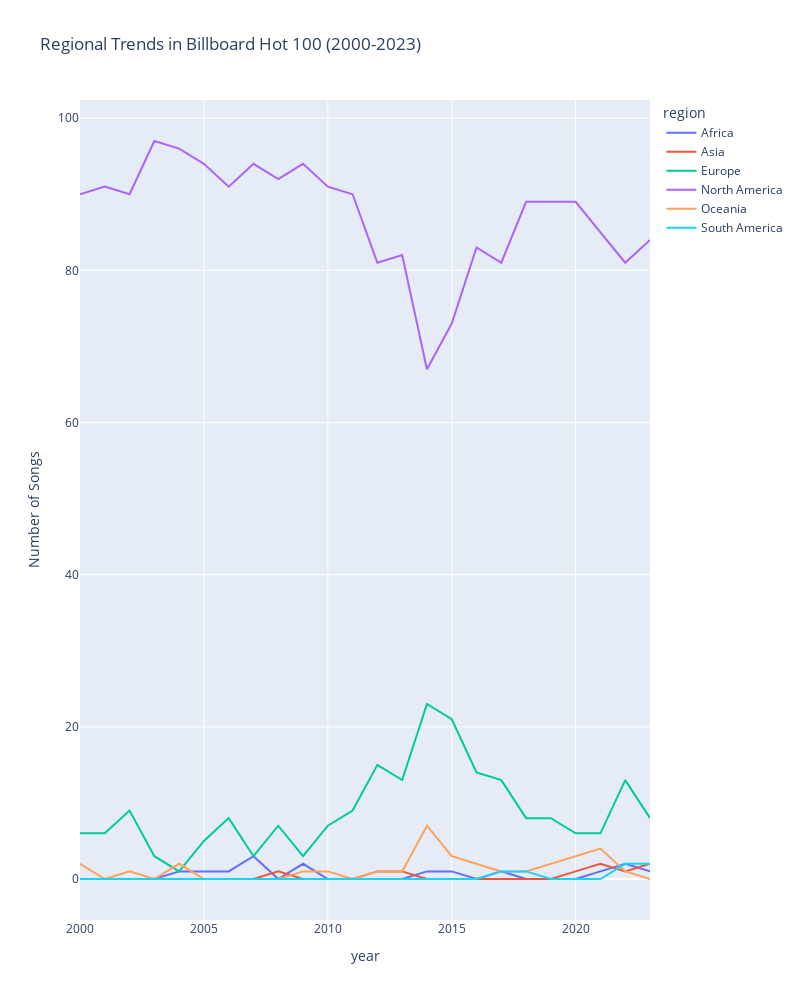

This figure's notebook cell:
### Markdown cell above
Now let's visualize the trends over 24 years with `plotly`.

### Code cell
fig = px.line(region_trends, x=region_trends.index, y=region_trends.columns,
              labels={'value': 'Number of Songs', 'variable': 'Region'},
              title='Regional Trends in Billboard Hot 100 (2000-2023)')
fig.update_layout(
    width=800, 
    height=1000)
fig.show()

### Figure 1 — Plotly figure (JSON) as saved in the notebook; plotly's stock layout.template omitted (floating-point values rounded to 4 significant figures)
{"data": [{"hovertemplate": "region=Africa<br>year=%{x}<br>Number of Songs=%{y}<extra></extra>", "legendgroup": "Africa", "line": {"color": "#636efa", "dash": "solid"}, "marker": {"symbol": "circle"}, "mode": "lines", "name": "Africa", "orientation": "v", "showlegend": true, "type": "scatter", "x": [2000, 2001, 2002, 2003, 2004, 2005, 2006, 2007, 2008, 2009, 2010, 2011, 2012, 2013, 2014, 2015, 2016, 2017, 2018, 2019, 2020, 2021, 2022, 2023], "xaxis": "x", "y": [0, 0, 0, 0, 1, 1, 1, 3, 0, 2, 0, 0, 0, 0, 1, 1, 0, 1, 0, 0, 0, 1, 2, 1], "yaxis": "y"}, {"hovertemplate": "region=Asia<br>year=%{x}<br>Number of Songs=%{y}<extra></extra>", "legendgroup": "Asia", "line": {"color": "#EF553B", "dash": "solid"}, "marker": {"symbol": "circle"}, "mode": "lines", "name": "Asia", "orientation": "v", "showlegend": true, "type": "scatter", "x": [2000, 2001, 2002, 2003, 2004, 2005, 2006, 2007, 2008, 2009, 2010, 2011, 2012, 2013, 2014, 2015, 2016, 2017, 2018, 2019, 2020, 2021, 2022, 2023], "xaxis": "x", "y": [0, 0, 0, 0, 0, 0, 0, 0, 1, 0, 0, 0, 1, 1, 0, 0, 0, 0, 0, 0, 1, 2, 1, 2], "yaxis": "y"}, {"hovertemplate": "region=Europe<br>year=%{x}<br>Number of Songs=%{y}<extra></extra>", "legendgroup": "Europe", "line": {"color": "#00cc96", "dash": "solid"}, "marker": {"symbol": "circle"}, "mode": "lines", "name": "Europe", "orientation": "v", "showlegend": true, "type": "scatter", "x": [2000, 2001, 2002, 2003, 2004, 2005, 2006, 2007, 2008, 2009, 2010, 2011, 2012, 2013, 2014, 2015, 2016, 2017, 2018, 2019, 2020, 2021, 2022, 2023], "xaxis": "x", "y": [6, 6, 9, 3, 1, 5, 8, 3, 7, 3, 7, 9, 15, 13, 23, 21, 14, 13, 8, 8, 6, 6, 13, 8], "yaxis": "y"}, {"hovertemplate": "region=North America<br>year=%{x}<br>Number of Songs=%{y}<extra></extra>", "legendgroup": "North America", "line": {"color": "#ab63fa", "dash": "solid"}, "marker": {"symbol": "circle"}, "mode": "lines", "name": "North America", "orientation": "v", "showlegend": true, "type": "scatter", "x": [2000, 2001, 2002, 2003, 2004, 2005, 2006, 2007, 2008, 2009, 2010, 2011, 2012, 2013, 2014, 2015, 2016, 2017, 2018, 2019, 2020, 2021, 2022, 2023], "xaxis": "x", "y": [90, 91, 90, 97, 96, 94, 91, 94, 92, 94, 91, 90, 81, 82, 67, 73, 83, 81, 89, 89, 89, 85, 81, 84], "yaxis": "y"}, {"hovertemplate": "region=Oceania<br>year=%{x}<br>Number of Songs=%{y}<extra></extra>", "legendgroup": "Oceania", "line": {"color": "#FFA15A", "dash": "solid"}, "marker": {"symbol": "circle"}, "mode": "lines", "name": "Oceania", "orientation": "v", "showlegend": true, "type": "scatter", "x": [2000, 2001, 2002, 2003, 2004, 2005, 2006, 2007, 2008, 2009, 2010, 2011, 2012, 2013, 2014, 2015, 2016, 2017, 2018, 2019, 2020, 2021, 2022, 2023], "xaxis": "x", "y": [2, 0, 1, 0, 2, 0, 0, 0, 0, 1, 1, 0, 1, 1, 7, 3, 2, 1, 1, 2, 3, 4, 1, 0], "yaxis": "y"}, {"hovertemplate": "region=South America<br>year=%{x}<br>Number of Songs=%{y}<extra></extra>", "legendgroup": "South America", "line": {"color": "#19d3f3", "dash": "solid"}, "marker": {"symbol": "circle"}, "mode": "lines", "name": "South America", "orientation": "v", "showlegend": true, "type": "scatter", "x": [2000, 2001, 2002, 2003, 2004, 2005, 2006, 2007, 2008, 2009, 2010, 2011, 2012, 2013, 2014, 2015, 2016, 2017, 2018, 2019, 2020, 2021, 2022, 2023], "xaxis": "x", "y": [0, 0, 0, 0, 0, 0, 0, 0, 0, 0, 0, 0, 0, 0, 0, 0, 0, 1, 1, 0, 0, 0, 2, 2], "yaxis": "y"}], "layout": {"height": 1000, "legend": {"title": {"text": "region"}, "tracegroupgap": 0}, "title": {"text": "Regional Trends in Billboard Hot 100 (2000-2023)"}, "width": 800, "xaxis": {"anchor": "y", "domain": [0, 1], "title": {"text": "year"}}, "yaxis": {"anchor": "x", "domain": [0, 1], "title": {"text": "Number of Songs"}}}}
